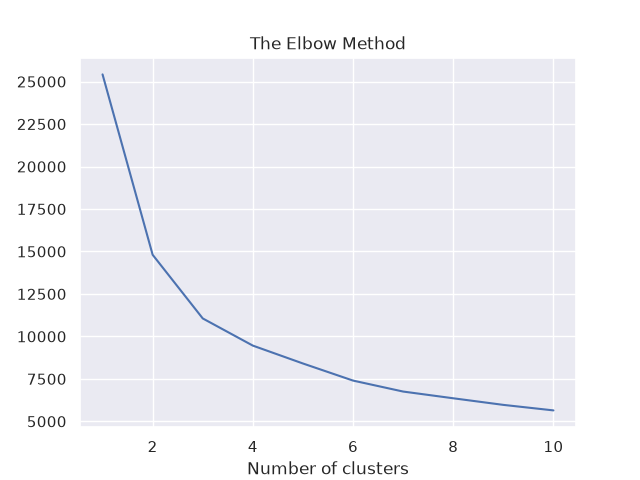

The Python source for this figure:
import psycopg
import sys
import pandas as pd
from pathlib import Path
import matplotlib.pyplot as plt
import seaborn as sns
from sklearn.cluster import KMeans


carpeta_script = Path(__file__).resolve().parent

def main() -> None:
    sql0 = psycopg.sql.SQL("""
        WITH base AS (
        SELECT 
            user_id, 
            COUNT(DISTINCT category_id) AS noc, 
            NULLIF(COUNT(DISTINCT user_session),0) AS nos, 
            COUNT(DISTINCT product_id) AS ndp, 
            COUNT(product_id) AS noi, 
            SUM(price) AS tvp, 
            '2023-02-01' - MAX(event_time)::date as dlp 
        FROM purchased_before_feb
        WHERE price > 0
        GROUP BY user_id
        ), 
    aux AS( 
        SELECT 
            *, 
            tvp / nos AS atv, 
            tvp / noi AS aiv 
        FROM base
        ), 
    summary AS( 
        SELECT 
            DISTINCT user_id, 
            DATE(event_time) AS day 
        FROM purchased_before_feb
        WHERE price > 0
        ), 
    gap AS (
        SELECT 
            user_id, 
            day - LAG(day) OVER (PARTITION BY user_id ORDER BY day) AS dbt 
        FROM summary), 
    avedaybtwtkt AS (
        SELECT 
            user_id, 
            AVG(dbt) AS adbt 
        FROM gap 
        GROUP BY user_id
        ), 
    denormalized AS (
        SELECT 
            a.*, 
            COALESCE(b.adbt,0) AS adbp 
            FROM aux AS a 
            LEFT JOIN avedaybtwtkt AS b 
            ON a.user_id = b.user_id
        ), 
    scaled AS (
        SELECT
            user_id,
            LN(1 + noc) AS noc,
            LN(1 + nos) AS nos,
            LN(1 + ndp) AS ndp,
            LN(1 + noi) AS noi,
            LN(1 + tvp) AS tvp,
            LN(1 + dlp) AS dlp,
            LN(1 + atv) AS atv,
            LN(1 + aiv) AS aiv,
            LN(1 + adbp) AS adbp
        FROM denormalized)
    SELECT
        user_id,
        (noc - min(noc) OVER ()) / NULLIF(MAX(noc) OVER () - MIN(noc) OVER(), 0) AS noc,
        (nos - min(nos) OVER ()) / NULLIF(MAX(nos) OVER () - MIN(nos) OVER(), 0) AS nos,
        (ndp - min(ndp) OVER ()) / NULLIF(MAX(ndp) OVER () - MIN(ndp) OVER(), 0) AS ndp,
        (noi - min(noi) OVER ()) / NULLIF(MAX(noi) OVER () - MIN(noi) OVER(), 0) AS noi,
        (tvp - min(tvp) OVER ()) / NULLIF(MAX(tvp) OVER () - MIN(tvp) OVER(), 0) AS tvp,
        (dlp - min(dlp) OVER ()) / NULLIF(MAX(dlp) OVER () - MIN(dlp) OVER(), 0) AS dlp,
        (atv - min(atv) OVER ()) / NULLIF(MAX(atv) OVER () - MIN(atv) OVER(), 0) AS atv,
        (aiv - min(aiv) OVER ()) / NULLIF(MAX(aiv) OVER () - MIN(aiv) OVER(), 0) AS aiv,
        (adbp - min(adbp) OVER ()) / NULLIF(MAX(adbp) OVER () - MIN(adbp) OVER(), 0) AS adbp                                        
    FROM scaled;
        """)
    
    with psycopg.connect(
        host="127.0.0.1", port=5432, dbname="piscineds", user="luicasad"
    ) as conn:
        with conn.cursor() as cur:
            try:
                cur.execute(sql0)     #  calculate frequency

                # retrieve data from query into DataFrame
                rows = cur.fetchall()
                columns = [desc.name for desc in cur.description]

                df = pd.DataFrame(rows, columns=columns)
                features = ["noc", "nos", "ndp", "noi", "tvp", "dlp", "atv", "aiv", "adbp"]
                X = df[features].copy()
                ks = range(1, 11)
                wcss = [KMeans(n_clusters=k, n_init=10, random_state=42).fit(X).inertia_ for k in ks]
                sns.set_theme()  # gray background with white grid, seaborn blue
                plt.plot(ks, wcss)
                plt.xlabel("Number of clusters")
                # plt.ylabel("WCSS (inertia)")
                plt.title("The Elbow Method")
                plt.savefig(carpeta_script /"elbow.png")
                plt.show()


                
            except Exception as e:
                conn.rollback()
                print(f"Error creating histogram for customers by days between purchases: {e}")
            finally:
                cur.close()
                conn.commit()
                conn.close()


if __name__ == "__main__":
    num_args = len(sys.argv)
    if num_args == 1:
        main()
    else:
        print("python ./elbow.py")
        sys.exit(1)
